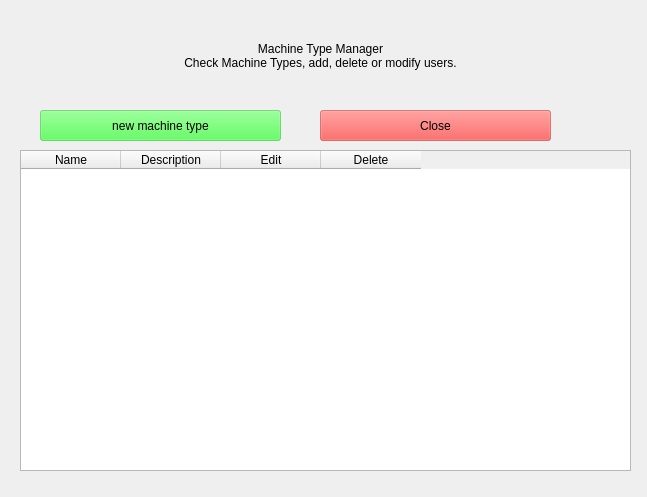
<?xml version="1.0" encoding="UTF-8"?>
<ui version="4.0">
 <class>Form</class>
 <widget class="QWidget" name="Form">
  <property name="geometry">
   <rect>
    <x>0</x>
    <y>0</y>
    <width>647</width>
    <height>497</height>
   </rect>
  </property>
  <property name="windowTitle">
   <string>Form</string>
  </property>
  <widget class="QPushButton" name="add_new_user">
   <property name="geometry">
    <rect>
     <x>40</x>
     <y>110</y>
     <width>241</width>
     <height>31</height>
    </rect>
   </property>
   <property name="styleSheet">
    <string notr="true">QPushButton{background:rgba(50, 255, 50,125)}
QPushButton:hover{background:rgba(50, 255, 50,255)}</string>
   </property>
   <property name="text">
    <string>new machine type</string>
   </property>
   <property name="icon">
    <iconset>
     <normaloff>../icons/plus.svg</normaloff>../icons/plus.svg</iconset>
   </property>
   <property name="iconSize">
    <size>
     <width>32</width>
     <height>32</height>
    </size>
   </property>
  </widget>
  <widget class="QPushButton" name="close">
   <property name="geometry">
    <rect>
     <x>320</x>
     <y>110</y>
     <width>231</width>
     <height>31</height>
    </rect>
   </property>
   <property name="styleSheet">
    <string notr="true">QPushButton{background:rgba(250, 55, 50,125)}
QPushButton:hover{background:rgba(250, 55, 50,255)}</string>
   </property>
   <property name="text">
    <string>Close</string>
   </property>
   <property name="icon">
    <iconset>
     <normaloff>../icons/x.svg</normaloff>../icons/x.svg</iconset>
   </property>
   <property name="iconSize">
    <size>
     <width>32</width>
     <height>32</height>
    </size>
   </property>
  </widget>
  <widget class="QLabel" name="label">
   <property name="geometry">
    <rect>
     <x>10</x>
     <y>20</y>
     <width>621</width>
     <height>71</height>
    </rect>
   </property>
   <property name="text">
    <string>Machine Type Manager
Check Machine Types, add, delete or modify users.</string>
   </property>
   <property name="alignment">
    <set>Qt::AlignCenter</set>
   </property>
   <property name="wordWrap">
    <bool>true</bool>
   </property>
  </widget>
  <widget class="QTableWidget" name="tableWidget">
   <property name="geometry">
    <rect>
     <x>20</x>
     <y>150</y>
     <width>611</width>
     <height>321</height>
    </rect>
   </property>
   <property name="sizeAdjustPolicy">
    <enum>QAbstractScrollArea::AdjustToContentsOnFirstShow</enum>
   </property>
   <property name="alternatingRowColors">
    <bool>true</bool>
   </property>
   <attribute name="horizontalHeaderCascadingSectionResizes">
    <bool>false</bool>
   </attribute>
   <attribute name="horizontalHeaderShowSortIndicator" stdset="0">
    <bool>true</bool>
   </attribute>
   <attribute name="verticalHeaderCascadingSectionResizes">
    <bool>true</bool>
   </attribute>
   <column>
    <property name="text">
     <string>Name</string>
    </property>
   </column>
   <column>
    <property name="text">
     <string>Description</string>
    </property>
   </column>
   <column>
    <property name="text">
     <string>Edit</string>
    </property>
    <property name="icon">
     <iconset>
      <normaloff>../icons/wrench-adjustable.svg</normaloff>../icons/wrench-adjustable.svg</iconset>
    </property>
   </column>
   <column>
    <property name="text">
     <string>Delete</string>
    </property>
    <property name="icon">
     <iconset>
      <normaloff>../icons/trash.svg</normaloff>../icons/trash.svg</iconset>
    </property>
   </column>
  </widget>
 </widget>
 <resources/>
 <connections/>
</ui>
